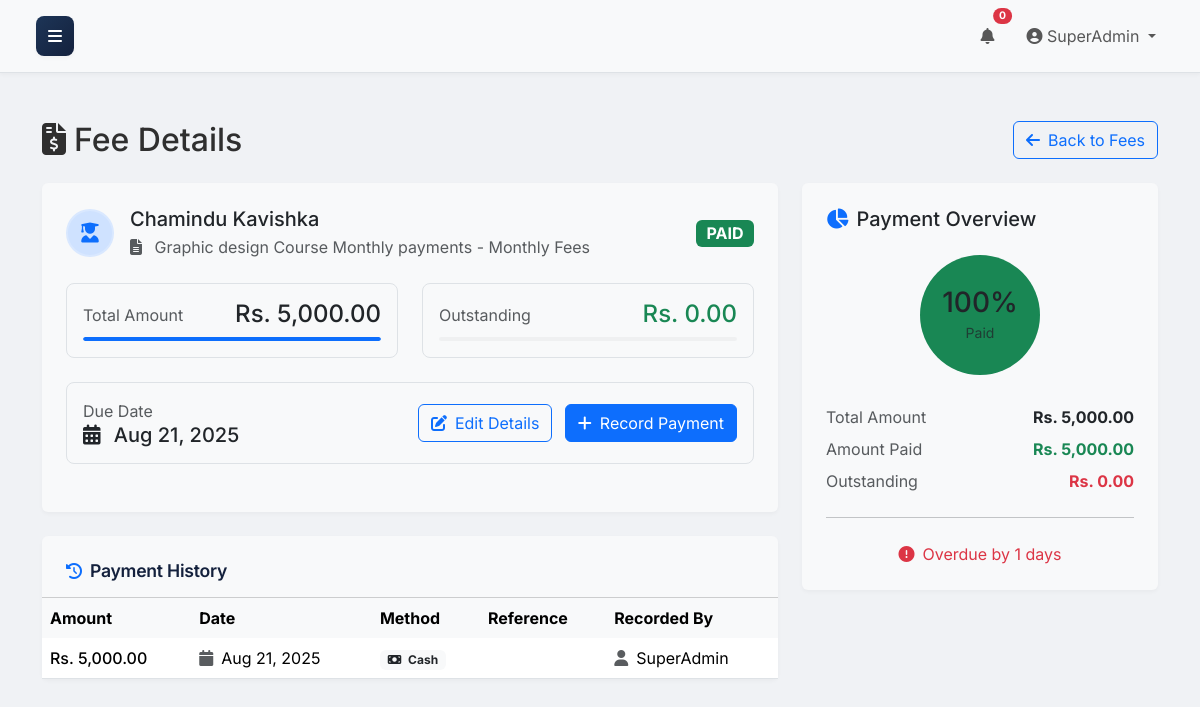
Page /fees/view.php?id=9 (signed in) on the committed database.
### tables this page shows
CREATE TABLE `student_fees` (
  `id` int(11) NOT NULL,
  `student_id` int(11) NOT NULL,
  `structure_id` int(11) NOT NULL,
  `total_amount` decimal(10,2) NOT NULL,
  `outstanding_amount` decimal(10,2) NOT NULL,
  `due_date` date DEFAULT NULL,
  `status` enum('pending','partial','paid','overdue','cancelled','void') DEFAULT 'pending',
  `created_at` timestamp NOT NULL DEFAULT current_timestamp(),
  `notes` text DEFAULT NULL
);

CREATE TABLE `students` (
  `id` int(11) NOT NULL,
  `user_id` int(11) DEFAULT NULL,
  `student_id` varchar(255) NOT NULL,
  `first_name` varchar(255) NOT NULL,
  `last_name` varchar(255) NOT NULL,
  `dob` date NOT NULL,
  `gender` enum('M','F','O') NOT NULL,
  `year` int(11) NOT NULL,
  `address` text DEFAULT NULL,
  `contact_no` varchar(255) DEFAULT NULL,
  `status` enum('active','deleted') NOT NULL DEFAULT 'active',
  `created_at` timestamp NOT NULL DEFAULT current_timestamp(),
  `parent_user_id` int(11) DEFAULT NULL
);

CREATE TABLE `fee_structures` (
  `id` int(11) NOT NULL,
  `title` varchar(150) NOT NULL,
  `type_id` int(11) NOT NULL,
  `amount` decimal(10,2) NOT NULL,
  `applicable_class` varchar(50) DEFAULT NULL,
  `applicable_year` int(11) DEFAULT NULL,
  `created_at` timestamp NOT NULL DEFAULT current_timestamp()
);

CREATE TABLE `fee_types` (
  `id` int(11) NOT NULL,
  `name` varchar(100) NOT NULL,
  `description` text DEFAULT NULL,
  `created_at` timestamp NOT NULL DEFAULT current_timestamp()
);

CREATE TABLE `fee_payments` (
  `id` int(11) NOT NULL,
  `student_fee_id` int(11) NOT NULL,
  `amount_paid` decimal(10,2) NOT NULL,
  `payment_date` date NOT NULL,
  `method` enum('cash','card','bank_transfer','online') DEFAULT 'cash',
  `reference` varchar(150) DEFAULT NULL,
  `created_by` int(11) DEFAULT NULL,
  `created_at` timestamp NOT NULL DEFAULT current_timestamp()
);

CREATE TABLE `users` (
  `id` int(11) NOT NULL,
  `username` varchar(50) NOT NULL,
  `email` varchar(100) NOT NULL,
  `password` varchar(255) NOT NULL,
  `role_id` int(11) NOT NULL,
  `created_at` timestamp NOT NULL DEFAULT current_timestamp(),
  `updated_at` timestamp NOT NULL DEFAULT current_timestamp() ON UPDATE current_timestamp()
);

### public/fees/view.php (the view, shortened to what the rows shown need)
<?php
require_once '../includes/header.php';
$pdo = get_pdo_connection();
$user_id = $_SESSION['user_id'];
$student_fee_id = filter_input(INPUT_GET, 'id', FILTER_VALIDATE_INT);
$student_fee = null;
$payments = [];
try {
    $sql = "SELECT sf.id, sf.total_amount, sf.outstanding_amount, sf.due_date, sf.status,
                    s.id AS student_id, s.first_name, s.last_name,
                    fs.title AS structure_title, ft.name AS fee_type_name
             FROM student_fees sf
             JOIN students s ON sf.student_id = s.id
             JOIN fee_structures fs ON sf.structure_id = fs.id
             JOIN fee_types ft ON fs.type_id = ft.id
             WHERE sf.id = ?";
    if (has_role('student')) {
        $stmt_student_id = $pdo->prepare("SELECT id FROM students WHERE user_id = ?");
        $stmt_student_id->execute([$user_id]);
        $current_student_id = $stmt_student_id->fetchColumn();
        if ($current_student_id) {
            $sql .= " AND sf.student_id = ?";
            $stmt = $pdo->prepare($sql);
            $stmt->execute([$student_fee_id, $current_student_id]);
        } else {
            set_message('error', 'Access denied. You are not linked to a student record.');
            header('Location: list.php');
            exit();
        }
    } else {
        $stmt = $pdo->prepare($sql);
        $stmt->execute([$student_fee_id]);
    }
    $student_fee = $stmt->fetch(PDO::FETCH_ASSOC);
} catch (PDOException $e) {
    set_message('error', 'Database error fetching student fee details: ' . $e->getMessage());
    header('Location: list.php');
    exit();
}
try {
    $stmt = $pdo->prepare("SELECT fp.id, fp.amount_paid, fp.payment_date, fp.method, fp.reference, u.username AS created_by_username FROM fee_payments fp LEFT JOIN users u ON fp.created_by = u.id WHERE fp.student_fee_id = ? ORDER BY fp.payment_date DESC");
    $stmt->execute([$student_fee_id]);
    $payments = $stmt->fetchAll(PDO::FETCH_ASSOC);
} catch (PDOException $e) {
    set_message('error', 'Database error fetching payment history: ' . $e->getMessage());
}
?>
    <div class="container mt-4">
        <div class="row align-items-center mb-4">
            <div class="col">
                <h2 class="mb-0">
                    <i class="fas fa-file-invoice-dollar me-2"></i>Fee Details
                </h2>
            </div>
        </div>
        <div class="row">
            <div class="col-md-8">
                <div class="card shadow-sm border-0 mb-4">
                    <div class="card-body p-4">
                        <div class="d-flex align-items-center mb-4">
                            <div class="flex-grow-1 ms-3">
                                <h5 class="mb-1"><?php echo htmlspecialchars($student_fee['first_name'] . ' ' . $student_fee['last_name']); ?></h5>
                                <p class="text-muted mb-0">
                                    <i class="fas fa-file-alt me-2"></i>
                                    <?php echo htmlspecialchars($student_fee['structure_title']); ?> -
                                    <?php echo htmlspecialchars($student_fee['fee_type_name']); ?>
                                </p>
                            </div>
                            <div class="flex-shrink-0 ms-3">
                                <span class="badge <?php
                                    echo $student_fee['status'] === 'paid' ? 'bg-success' :
                                        ($student_fee['status'] === 'partial' ? 'bg-warning' :
                                        ($student_fee['status'] === 'overdue' ? 'bg-danger' : 'bg-secondary'));
                                ?> text-uppercase fs-6">
                                    <?php echo htmlspecialchars(ucfirst($student_fee['status'])); ?>
                                </span>
                            </div>
                        </div>
                        <div class="row g-4 mb-4">
                            <div class="col-md-6">
                                <div class="border rounded-3 p-3">
                                    <div class="d-flex justify-content-between align-items-center mb-2">
                                        <span class="text-muted">Total Amount</span>
                                        <h4 class="mb-0">Rs. <?php echo number_format($student_fee['total_amount'], 2); ?></h4>
                                    </div>
                                </div>
                            </div>
                            <div class="col-md-6">
                                <div class="border rounded-3 p-3">
                                    <div class="d-flex justify-content-between align-items-center mb-2">
                                        <span class="text-muted">Outstanding</span>
                                        <h4 class="mb-0 <?php echo $student_fee['outstanding_amount'] > 0 ? 'text-danger' : 'text-success'; ?>">
                                            Rs. <?php echo number_format($student_fee['outstanding_amount'], 2); ?>
                                        </h4>
                                    </div>
                                </div>
                            </div>
                            <div class="col-md-12">
                                <div class="border rounded-3 p-3">
                                    <div class="d-flex justify-content-between align-items-center">
                                        <div>
                                            <span class="text-muted d-block">Due Date</span>
                                            <h5 class="mb-0">
                                                <i class="fas fa-calendar-alt me-2"></i>
                                                <?php
                                                    $due_date = new DateTime($student_fee['due_date']);
                                                    echo $due_date->format('M d, Y');
                                                ?>
                                            </h5>
                                        </div>
                                    </div>
                                </div>
                            </div>
                        </div>
                    </div>
                </div>
                <div class="card shadow-sm border-0">
                    <?php if (empty($payments)): ?>
                        <div class="card-body p-4 text-center">
                            <i class="fas fa-receipt fa-3x text-muted mb-3"></i>
                            <h5 class="text-muted">No Payments Recorded</h5>
                            <p class="mb-0">No payments have been recorded for this fee yet.</p>
                        </div>
                    <?php else: ?>
                        <div class="table-responsive">
                            <table class="table mb-0">
                                <thead class="table-light">
                                    <tr>
                                        <th class="border-0">Amount</th>
                                        <th class="border-0">Date</th>
                                        <th class="border-0">Method</th>
                                        <th class="border-0">Reference</th>
                                        <th class="border-0">Recorded By</th>
                                    </tr>
                                </thead>
                                <tbody>
                                    <?php foreach ($payments as $payment): ?>
                                        <tr>
                                            <td>
                                                <span class="fw-medium">Rs. <?php echo number_format($payment['amount_paid'], 2); ?></span>
                                            </td>
                                            <td>
                                                <div class="d-flex align-items-center">
                                                    <i class="fas fa-calendar text-muted me-2"></i>
                                                    <?php
                                                        $payment_date = new DateTime($payment['payment_date']);
                                                        echo $payment_date->format('M d, Y');
                                                    ?>
                                                </div>
                                            </td>
                                            <td>
                                                <span class="badge bg-light text-dark">
                                                    <i class="fas <?php
                                                        echo $payment['method'] === 'cash' ? 'fa-money-bill' :
                                                            ($payment['method'] === 'card' ? 'fa-credit-card' :
                                                            ($payment['method'] === 'bank' ? 'fa-university' : 'fa-money-check'));
                                                    ?> me-1"></i>
                                                    <?php echo ucfirst($payment['method']); ?>
                                                </span>
                                            </td>
                                            <td>
                                            </td>
                                            <td>
                                                <div class="d-flex align-items-center">
                                                    <i class="fas fa-user text-muted me-2"></i>
                                                    <?php echo htmlspecialchars($payment['created_by_username'] ?? 'N/A'); ?>
                                                </div>
                                            </td>
                                        </tr>
                                    <?php endforeach; ?>
                                </tbody>
                            </table>
                        </div>
                    <?php endif; ?>
                </div>
            </div>
            <div class="col-md-4">
                <div class="card shadow-sm border-0">
                    <div class="card-body p-4">
                        <div class="text-center mb-4">
                            <div class="position-relative d-inline-block">
                                <div class="position-absolute top-50 start-50 translate-middle text-center">
                                    <h3 class="mb-0">
                                        <?php echo number_format((($student_fee['total_amount'] - $student_fee['outstanding_amount']) / $student_fee['total_amount']) * 100); ?>%
                                    </h3>
                                    <small class="text-muted">Paid</small>
                                </div>
                            </div>
                        </div>
                        <div class="d-flex justify-content-between mb-2">
                            <span class="text-muted">Total Amount</span>
                            <span class="fw-bold">Rs. <?php echo number_format($student_fee['total_amount'], 2); ?></span>
                        </div>
                        <div class="d-flex justify-content-between mb-2">
                            <span class="text-muted">Amount Paid</span>
                            <span class="fw-bold text-success">
                                Rs. <?php echo number_format($student_fee['total_amount'] - $student_fee['outstanding_amount'], 2); ?>
                            </span>
                        </div>
                        <div class="d-flex justify-content-between">
                            <span class="text-muted">Outstanding</span>
                            <span class="fw-bold text-danger">Rs. <?php echo number_format($student_fee['outstanding_amount'], 2); ?></span>
                        </div>
                        <div class="text-center">
                            <div class="d-flex align-items-center justify-content-center text-<?php echo strtotime($student_fee['due_date']) < time() ? 'danger' : 'success'; ?>">
                                <i class="fas <?php echo strtotime($student_fee['due_date']) < time() ? 'fa-exclamation-circle' : 'fa-check-circle'; ?> me-2"></i>
                                <span>
                                    <?php
                                        $due_date = new DateTime($student_fee['due_date']);
                                        $now = new DateTime();
                                        $interval = $due_date->diff($now);
                                        if ($due_date < $now) {
                                            echo 'Overdue by ' . $interval->days . ' days';
                                        } else {
                                            echo $interval->days . ' days until due';
                                        }
                                    ?>
                                </span>
                            </div>
                        </div>
                    </div>
                </div>
            </div>
        </div>
    </div>

### rows in the picture
student_fees: student.last_name "Chamindu Kavishka", structure.title "Graphic design Course Monthly payments", fee_types.name "Monthly Fees", status "PAID", total_amount "5,000.00", outstanding_amount "0.00", due_date "Aug 21, 2025", total_amount+outstanding_amount "100", $student_fee['total_amount'] - $student_fee['outstanding_amount'] "5,000.00", due_date "1"
fee_payments: amount_paid "5,000.00", payment_date "Aug 21, 2025", method "Cash", created_by.username "SuperAdmin"

### other values in the picture
$_SESSION['username'] "SuperAdmin"
